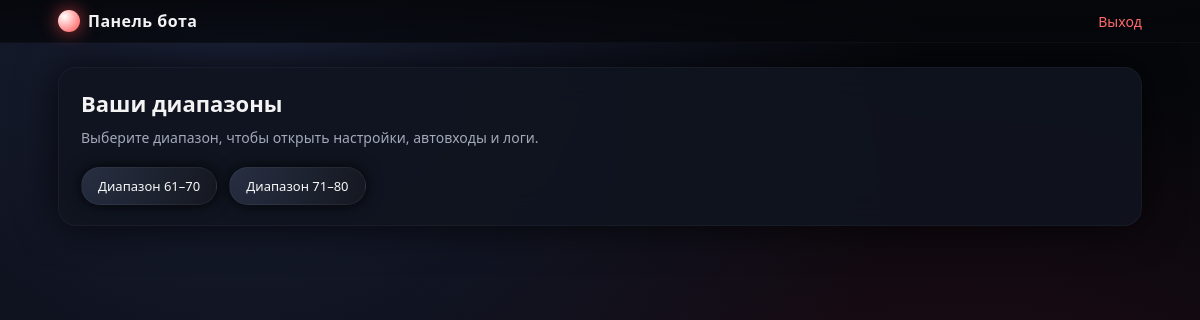
Screenshot of /cabinet (signed in) with the database file from the repository.
### server.py (models this page shows)
class NumberRange(db.Model):
    id = db.Column(db.Integer, primary_key=True)
    user_id = db.Column(db.Integer, db.ForeignKey("user.id"), nullable=False)
    start = db.Column(db.Integer, nullable=False)
    end = db.Column(db.Integer, nullable=False)
    win_group = db.Column(db.String(8), default="right")  # "left" / "right"
    games_completed = db.Column(db.Integer, default=0)
    autologin_text = db.Column(db.Text)  # <-- ДОБАВЛЕНО
    jobs = db.relationship(
        "AutoLoginJob",
        backref="range",
        lazy=True,
        cascade="all, delete-orphan",
    )
    logs = db.relationship(
        "AutoLoginLog",
        backref="range",
        lazy=True,
        cascade="all, delete-orphan",
    )
    commands = db.relationship(
        "RangeCommand",
        backref="range",
        lazy=True,
        cascade="all, delete-orphan",
    )
    account_states = db.relationship(
        "AccountState",
        backref="range",
        lazy=True,
        cascade="all, delete-orphan",
    )
    client_updates = db.relationship(
        "ClientUpdate",
        backref="range",
        lazy=True,
        cascade="all, delete-orphan",
    )

### server.py (the view)
@app.route("/cabinet")
@login_required
def user_dashboard():
    user = current_user()
    ranges = NumberRange.query.filter_by(user_id=user.id).order_by(
        NumberRange.start
    ).all()
    return render_template(
        "user_dashboard.html",
        user=user,
        ranges=ranges,
    )

### server.py (called while the page is built)
def login_required(f):
    @wraps(f)
    def wrapper(*args, **kwargs):
        if "user_id" not in session:
            return redirect(url_for("login"))
        return f(*args, **kwargs)
    return wrapper

def current_user():
    if "user_id" not in session:
        return None
    return User.query.get(session["user_id"])

@app.context_processor
def inject_current_user():
    return {"current_user": current_user()}

    @property
    def is_staff(self) -> bool:
        return bool(self.is_admin or self.is_super_admin)

### templates/user_dashboard.html (shortened to what this page needs)
{% extends "base.html" %}
{% block content %}
<h2>Ваши диапазоны</h2>
<p>Выберите диапазон, чтобы открыть настройки, автовходы и логи.</p>
{% if not ranges %}
    <p style="margin-top:10px;">Админ ещё не выдал вам диапазоны.</p>
{% else %}
    <div style="margin-top:14px;">
        {% for r in ranges %}
            <a href="{{ url_for('user_range', range_id=r.id) }}" class="range-pill">
                Диапазон {{ r.start }}–{{ r.end }}
            </a>
        {% endfor %}
    </div>
{% endif %}
{% endblock %}

### templates/base.html (style rules this page uses)
:root { --bg: #05070b; --card: rgba(16, 21, 32, 0.9); --card-soft: rgba(15, 20, 30, 0.8); --accent: #ff4b4b; --accent-soft: #ff6a6a; --text-main: #f3f3f3; --text-muted: #a4a9b8; --border-subtle: rgba(255,255,255,0.04); --shadow-soft: 0 0 40px rgba(0,0,0,0.75); --radius-lg: 18px; --transition-fast: 0.18s ease-out; }
* { box-sizing: border-box; }
body { margin: 0; min-height: 100vh; font-family: system-ui, -apple-system, BlinkMacSystemFont, "Segoe UI", sans-serif; background: radial-gradient(circle at 20% 0%, #1b2138 0, transparent 55%), radial-gradient(circle at 80% 100%, #361121 0, transparent 60%), var(--bg); color: var(--text-main); display: flex; flex-direction: column; }
a { color: var(--accent-soft); text-decoration: none; transition: color var(--transition-fast); }
h1, h2, h3 { margin: 0 0 10px; font-weight: 600; }
h2 { font-size: 22px; }
p { margin: 0 0 10px; color: var(--text-muted); font-size: 14px; }
.range-pill { display: inline-flex; align-items: center; justify-content: center; padding: 9px 16px; border-radius: 999px; background: radial-gradient(circle at 0 0, #272f42, #151821); border: 1px solid rgba(255,255,255,0.05); color: #f7f7f7; font-size: 13px; margin: 6px 8px 0 0; box-shadow: 0 0 16px rgba(0,0,0,0.8); transition: transform var(--transition-fast), box-shadow var(--transition-fast), border-color var(--transition-fast); }

### rows the page displays
NumberRange: start "61", end "70"
NumberRange: start "71", end "80"
